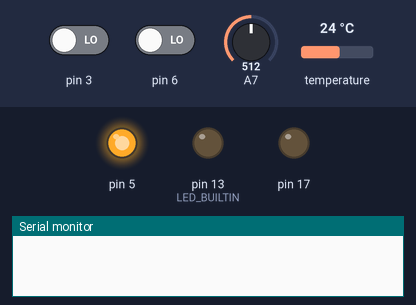
The sketch below on a simulated Arduino Nano, built with avr-gcc and run on an emulated ATmega328P. Shown: output pins drawn as LEDs (lit = HIGH), the last lines printed to the serial monitor. The inputs (shaded band) are chosen by the test bench; at power-on: pin 3 LOW, pin 6 LOW, A7 = 512, temperature 24 °C.

Above: at 0.1 s.
At 2.1 s:
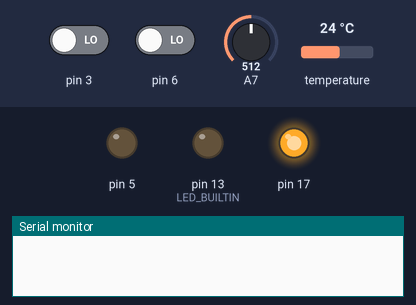
At 3.1 s:
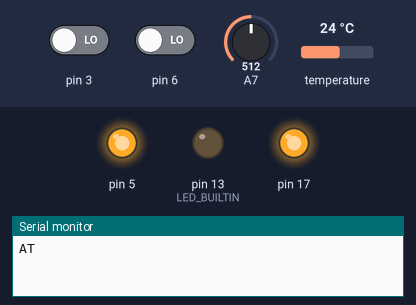
Timing chart, 0 to 4.6 s (numbered marks = the images above):
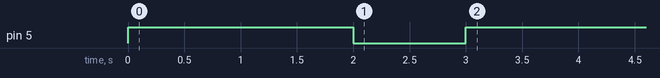

The sketch:

Signalka.ino
```cpp
/*
 * Прошивка для ардуино сигнализации.
 * Перед прошивкой настроить файл
 * libraries/main_type/settings.h
 *
 * @Author: wisenheimer
 * @Date:   2019-03-29 12:30:00
 * @Last Modified by: wisenheimer
 * @Last Modified time: 2019-09-05 16:00:00
 */

#include "modem.h"

// Продолжительность тревоги в секундах, после чего счётчики срабатываний обнуляются.
// От 0 до 255 секунд
#define ALARM_MAX_TIME 60
// активируем флаг тревоги для сбора информации и отправки e-mail
#define ALARM_ON  if(GET_FLAG(GUARD_ENABLE) && !GET_FLAG(ALARM)){SET_FLAG_ONE(ALARM);AlarmTime=ALARM_MAX_TIME;RING_TO_ADMIN(phone->admin.index,phone->admin.phone[0]) \
                  phone->email_buffer->AddText_P(PSTR(ALARM_ON_STR));sensors->GetInfo(phone->email_buffer); \
                  DEBUG_PRINTLN(phone->email_buffer->GetText());SIREN_ON}
// включение/отключение сирены
#if SIRENA_ENABLE

#define SIREN_ON      if(GET_FLAG(SIREN_ENABLE)){digitalWrite(SIREN_RELAY_PIN,SIREN_RELAY_TYPE);}if(GET_FLAG(SIREN2_ENABLE)){digitalWrite(SIREN2_RELAY_PIN,SIREN2_RELAY_TYPE);}
#define SIREN_OFF     if(GET_FLAG(SIREN_ENABLE)){digitalWrite(SIREN_RELAY_PIN,!SIREN_RELAY_TYPE);}if(GET_FLAG(SIREN2_ENABLE)){digitalWrite(SIREN2_RELAY_PIN,!SIREN2_RELAY_TYPE);}

#else

#define SIREN_ON
#define SIREN_OFF

#endif

// по окончании времени ALARM_MAX_TIME обнуляем флаг тревоги и отправляем e-mail с показаниями датчиков
#define ALARM_OFF {SET_FLAG_ZERO(ALARM);phone->email_buffer->AddText_P(PSTR(ALARM_OFF_STR));sensors->GetInfo(phone->email_buffer);sensors->Clear();SIREN_OFF}

// Переменные, создаваемые процессом сборки,
// когда компилируется скетч
extern int __bss_end;
extern void *__brkval;

// Функция, возвращающая количество свободного ОЗУ (RAM)
int memoryFree()
{
   int freeValue;
   if((int)__brkval == 0)
      freeValue = ((int)&freeValue) - ((int)&__bss_end);
   else
      freeValue = ((int)&freeValue) - ((int)__brkval);
   return freeValue;
}

static uint32_t msec = 0;
static uint8_t AlarmTime = 0;
static uint8_t led_Time = 0;
extern uint8_t flags;

MODEM *phone;
MY_SENS *sensors = NULL;

#if IR_ENABLE
  MY_SENS *pult_sensors = NULL;
#endif

void alarm_on()
{
  ALARM_ON
}

void door_on()
{
  phone->DTMF[0] = GUARD_ON;
}

void door_off()
{
  phone->DTMF[0] = GUARD_OFF;
}

void power()
{
  SET_FLAG_ONE(INTERRUPT);
}

// Размер массива должен равняться количеству датчиков!
# define SENS_NUM 4
// Сюда надо вписать свои датчики. Описание смотрите в
// https://github.com/wisenheimer/Signaling-Blynk/blob/master/README.md
Sensor sens[SENS_NUM]={
  // DOOR_PIN это 4 пин
  Sensor(DOOR_PIN,  DIGITAL_SENSOR, "Дверь",       HIGH,0,200, alarm_on),
  // RADAR_PIN это 6 пин
  Sensor(RADAR_PIN, DIGITAL_SENSOR, "Движение",    LOW,0,200, alarm_on),
  Sensor(DOOR_PIN,  DS18B20,        "Температура", LOW, 10, 45, alarm_on),
  Sensor(A7, TERMISTOR, "Термистор", LOW, 10, 45, alarm_on),

#if RF_ENABLE // Датчик с радиомодулем nRF24L01
  Sensor(RF24_SENSOR, "Окно зал",     RF0_CODE, alarm_on),
  Sensor(RF24_SENSOR, "Окно спальня", RF1_CODE, alarm_on),
#endif
};

#if IR_ENABLE
// Выполнение команд с ИК пульта управления
// Размер массива должен равняться количеству кнопок пульта!
# define PULT_NUM 2
Sensor pult[PULT_NUM]={
  //Sensor(IR_PULT, "", 0x40BFA857, door_on), // Открывает дверь
  //Sensor(IR_PULT, "", 0x40BF8877, door_off)  // Закрывает дверь
  Sensor(IR_PULT, "", 0x32A6A857, door_on), // Открывает дверь
  Sensor(IR_PULT, "", 0x32A638C7, door_off)  // Закрывает дверь
};
#endif

void setup()
{
#if WTD_ENABLE
  wdt_disable();
  wdt_enable(WDTO_8S);
#endif

  pinMode(RING_PIN, INPUT);
  digitalWrite(RING_PIN, LOW);
  pinMode(POWER_PIN, INPUT);
  digitalWrite(POWER_PIN, LOW);
  pinMode(BOOT_PIN, OUTPUT);
  digitalWrite(BOOT_PIN, HIGH);

  // Пины реле
#if RELAY_ENABLE
  // Инициализируем пин включения реле открытия двери
  pinMode(OPEN_DOOR_RELAY_PIN, OUTPUT);
  digitalWrite(OPEN_DOOR_RELAY_PIN, !DOOR_RELAY_TYPE);
  // Инициализируем пин включения реле закрытия двери
  pinMode(CLOSE_DOOR_RELAY_PIN, OUTPUT);
  digitalWrite(CLOSE_DOOR_RELAY_PIN, !DOOR_RELAY_TYPE);
#endif

#if SIRENA_ENABLE
  // Инициализируем пины включения реле сирены
  pinMode(SIREN_RELAY_PIN, OUTPUT);
  digitalWrite(SIREN_RELAY_PIN, !SIREN_RELAY_TYPE);
  pinMode(SIREN2_RELAY_PIN, OUTPUT);
  digitalWrite(SIREN2_RELAY_PIN, !SIREN2_RELAY_TYPE);
  // разрешаем сирену
  SET_FLAG_ONE(SIREN_ENABLE);SET_FLAG_ONE(SIREN2_ENABLE);
#endif
  // Лампочка состояния флага охраны
  pinMode(LED_BUILTIN, OUTPUT);
  digitalWrite(LED_BUILTIN, LOW);

  // Прерывание для POWER_PIN
  attachInterrupt(1, power, CHANGE);

  if(sensors = new MY_SENS(sens, SENS_NUM))
  {
    DEBUG_PRINT(F("RAM free:"));
    DEBUG_PRINTLN(memoryFree()); // печать количества свободной оперативной памяти
  }
#if IR_ENABLE
  if(pult_sensors = new MY_SENS(pult, PULT_NUM))
  {
    DEBUG_PRINT(F("RAM free:"));
    DEBUG_PRINTLN(memoryFree()); // печать количества свободной оперативной памяти
  }
  // инициализируем ИК приёмник на 11 пине
  IRrecvInit();
#endif

  phone = new MODEM();

  phone->init();

// Wi-Fi модуль nRF24L01
#if RF_ENABLE
  nRF24init(1);
#endif

#if TM1637_ENABLE
  clock_init();
#endif
}

void timer(uint16_t time)
{
#if WTD_ENABLE
    wdt_reset();
#endif
  if(millis() - msec >= time)
  {
#if TM1637_ENABLE
    clock();
#endif

    DEBUG_PRINT('.');
    msec = millis();

    /// Опрос датчиков ///
#if IR_ENABLE
    IRread();
#endif

    sensors->SensOpros();

#if IR_ENABLE

    pult_sensors->SensOpros();

    IRresume();
#endif

    if(GET_FLAG(ALARM))
    {
      if(!GET_FLAG(GUARD_ENABLE)) AlarmTime = 0;

      if(AlarmTime) AlarmTime--;
      else // По истечении заданного времени ALARM_MAX_TIME
      {
        ALARM_OFF; // Выключаем режим тревоги и отправляем e-mail. Очищаем статистику датчиков.
      }
    }

    // мигание светодиодом при постановке на охрану
    if(GET_FLAG(GUARD_ENABLE))
    {
      if(led_Time) led_Time--;
      else // По истечении заданного времени ALARM_MAX_TIME
      {
        digitalWrite(LED_BUILTIN, HIGH);
        DELAY(20);
        digitalWrite(LED_BUILTIN, LOW);
        // учащённое мигание при тревоге
        led_Time=(GET_FLAG(ALARM)?1:LED_BLINK_PERIOD);
      }
    }
  }
}

void loop()
{
  while(1)
  {
    phone->wiring(); // слушаем модем
    timer(1000);
  }
}
```
